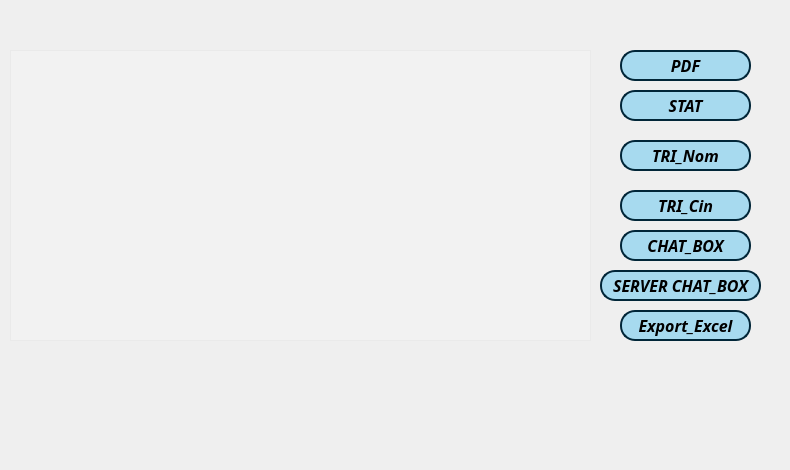
    <widget class="QWidget" name="tab_5">
     <attribute name="title">
      <string>Tri</string>
     </attribute>
     <widget class="MyButton" name="pt_trinom">
      <property name="geometry">
       <rect>
        <x>620</x>
        <y>140</y>
        <width>131</width>
        <height>31</height>
       </rect>
      </property>
      <property name="font">
       <font>
        <family>Sitka</family>
        <pointsize>12</pointsize>
        <weight>75</weight>
        <italic>true</italic>
        <bold>true</bold>
       </font>
      </property>
      <property name="styleSheet">
       <string notr="true">QPushButton {
background-color: rgb(167, 218, 239);
border-radius: 15px;
border: 2px solid rgb(1, 38, 56);
}
QPushButton:hover {
background-color: qlineargradient(spread:pad, x1:0, y1:0, x2:0, y2:1, stop:0 rgb(167, 218, 239), stop:1 rgb(47, 109, 139));
}</string>
      </property>
      <property name="text">
       <string>TRI_Nom</string>
      </property>
     </widget>
     <widget class="MyButton" name="pt_tricin">
      <property name="geometry">
       <rect>
        <x>620</x>
        <y>190</y>
        <width>131</width>
        <height>31</height>
       </rect>
      </property>
      <property name="font">
       <font>
        <family>Sitka</family>
        <pointsize>12</pointsize>
        <weight>75</weight>
        <italic>true</italic>
        <bold>true</bold>
       </font>
      </property>
      <property name="styleSheet">
       <string notr="true">QPushButton {
background-color: rgb(167, 218, 239);
border-radius: 15px;
border: 2px solid rgb(1, 38, 56);
}
QPushButton:hover {
background-color: qlineargradient(spread:pad, x1:0, y1:0, x2:0, y2:1, stop:0 rgb(167, 218, 239), stop:1 rgb(47, 109, 139));
}</string>
      </property>
      <property name="text">
       <string>TRI_Cin</string>
      </property>
     </widget>
     <widget class="QTableView" name="tab_triemplyee">
      <property name="geometry">
       <rect>
        <x>10</x>
        <y>50</y>
        <width>581</width>
        <height>291</height>
       </rect>
      </property>
      <property name="styleSheet">
       <string notr="true">background-color: rgba(255, 255, 255,50);</string>
      </property>
     </widget>
     <widget class="MyButton" name="pt_stat">
      <property name="geometry">
       <rect>
        <x>620</x>
        <y>90</y>
        <width>131</width>
        <height>31</height>
       </rect>
      </property>
      <property name="font">
       <font>
        <family>Sitka</family>
        <pointsize>12</pointsize>
        <weight>75</weight>
        <italic>true</italic>
        <bold>true</bold>
       </font>
      </property>
      <property name="styleSheet">
       <string notr="true">QPushButton {
background-color: rgb(167, 218, 239);
border-radius: 15px;
border: 2px solid rgb(1, 38, 56);
}
QPushButton:hover {
background-color: qlineargradient(spread:pad, x1:0, y1:0, x2:0, y2:1, stop:0 rgb(167, 218, 239), stop:1 rgb(47, 109, 139));
}</string>
      </property>
      <property name="text">
       <string>STAT</string>
      </property>
     </widget>
     <widget class="MyButton" name="pt_pdf">
      <property name="geometry">
       <rect>
        <x>620</x>
        <y>50</y>
        <width>131</width>
        <height>31</height>
       </rect>
      </property>
      <property name="font">
       <font>
        <family>Sitka</family>
        <pointsize>12</pointsize>
        <weight>75</weight>
        <italic>true</italic>
        <bold>true</bold>
       </font>
      </property>
      <property name="styleSheet">
       <string notr="true">QPushButton {
background-color: rgb(167, 218, 239);
border-radius: 15px;
border: 2px solid rgb(1, 38, 56);
}
QPushButton:hover {
background-color: qlineargradient(spread:pad, x1:0, y1:0, x2:0, y2:1, stop:0 rgb(167, 218, 239), stop:1 rgb(47, 109, 139));
}</string>
      </property>
      <property name="text">
       <string>PDF</string>
      </property>
     </widget>
     <widget class="MyButton" name="chat_box">
      <property name="geometry">
       <rect>
        <x>620</x>
        <y>230</y>
        <width>131</width>
        <height>31</height>
       </rect>
      </property>
      <property name="font">
       <font>
        <family>Sitka</family>
        <pointsize>12</pointsize>
        <weight>75</weight>
        <italic>true</italic>
        <bold>true</bold>
       </font>
      </property>
      <property name="styleSheet">
       <string notr="true">QPushButton {
background-color: rgb(167, 218, 239);
border-radius: 15px;
border: 2px solid rgb(1, 38, 56);
}
QPushButton:hover {
background-color: qlineargradient(spread:pad, x1:0, y1:0, x2:0, y2:1, stop:0 rgb(167, 218, 239), stop:1 rgb(47, 109, 139));
}</string>
      </property>
      <property name="text">
       <string>CHAT_BOX</string>
      </property>
     </widget>
     <widget class="MyButton" name="Excel">
      <property name="geometry">
       <rect>
        <x>620</x>
        <y>310</y>
        <width>131</width>
        <height>31</height>
       </rect>
      </property>
      <property name="font">
       <font>
        <family>Sitka</family>
        <pointsize>12</pointsize>
        <weight>75</weight>
        <italic>true</italic>
        <bold>true</bold>
       </font>
      </property>
      <property name="styleSheet">
       <string notr="true">QPushButton {
background-color: rgb(167, 218, 239);
border-radius: 15px;
border: 2px solid rgb(1, 38, 56);
}
QPushButton:hover {
background-color: qlineargradient(spread:pad, x1:0, y1:0, x2:0, y2:1, stop:0 rgb(167, 218, 239), stop:1 rgb(47, 109, 139));
}</string>
      </property>
      <property name="text">
       <string>Export_Excel</string>
      </property>
     </widget>
     <widget class="QLabel" name="label_9">
      <property name="geometry">
       <rect>
        <x>600</x>
        <y>310</y>
        <width>181</width>
        <height>151</height>
       </rect>
      </property>
      <property name="styleSheet">
       <string notr="true">border-image: url(:/tayarni.png);</string>
      </property>
      <property name="text">
       <string/>
      </property>
     </widget>
     <widget class="QLabel" name="label_10">
      <property name="geometry">
       <rect>
        <x>20</x>
        <y>0</y>
        <width>561</width>
        <height>341</height>
       </rect>
      </property>
      <property name="styleSheet">
       <string notr="true">border-image: url(:/plane.png);</string>
      </property>
      <property name="text">
       <string/>
      </property>
     </widget>
     <widget class="MyButton" name="chat_box_2">
      <property name="geometry">
       <rect>
        <x>600</x>
        <y>270</y>
        <width>161</width>
        <height>31</height>
       </rect>
      </property>
      <property name="font">
       <font>
        <family>Sitka</family>
        <pointsize>12</pointsize>
        <weight>75</weight>
        <italic>true</italic>
        <bold>true</bold>
       </font>
      </property>
      <property name="styleSheet">
       <string notr="true">QPushButton {
background-color: rgb(167, 218, 239);
border-radius: 15px;
border: 2px solid rgb(1, 38, 56);
}
QPushButton:hover {
background-color: qlineargradient(spread:pad, x1:0, y1:0, x2:0, y2:1, stop:0 rgb(167, 218, 239), stop:1 rgb(47, 109, 139));
}</string>
      </property>
      <property name="text">
       <string>SERVER CHAT_BOX</string>
      </property>
     </widget>
     <zorder>label_9</zorder>
     <zorder>label_10</zorder>
     <zorder>pt_trinom</zorder>
     <zorder>pt_tricin</zorder>
     <zorder>tab_triemplyee</zorder>
     <zorder>pt_stat</zorder>
     <zorder>pt_pdf</zorder>
     <zorder>chat_box</zorder>
     <zorder>Excel</zorder>
     <zorder>chat_box_2</zorder>
    </widget>
